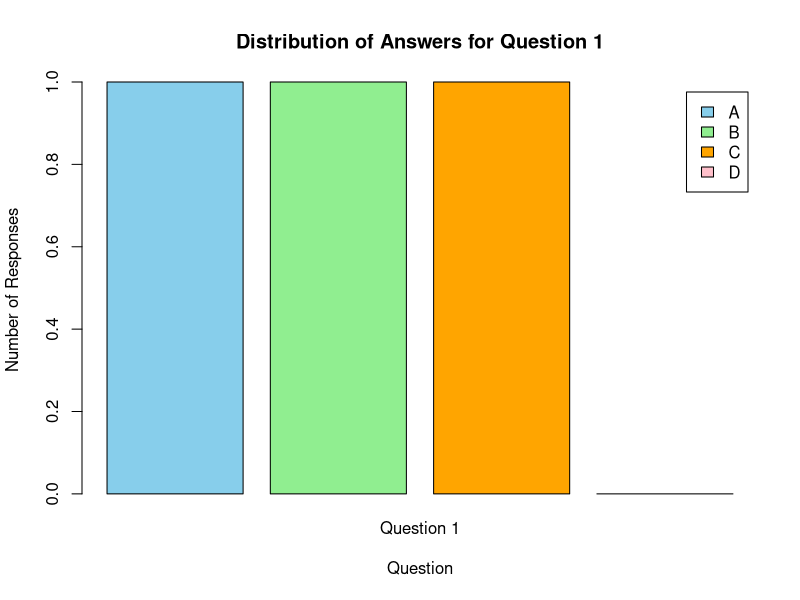

R code for this plot:
# Question 1 responses
q1 <- c("A", "B", "C")

# Count responses
q1_count <- table(
  factor(q1, levels = c("A", "B", "C", "D"))
)

# Create stacked bar chart
barplot(
  q1_count,
  beside = FALSE,
  names.arg = "Question 1",
  xlab = "Question",
  ylab = "Number of Responses",
  main = "Distribution of Answers for Question 1",
  col = c("skyblue", "lightgreen", "orange", "pink"),
  legend.text = c("A", "B", "C", "D")
)
